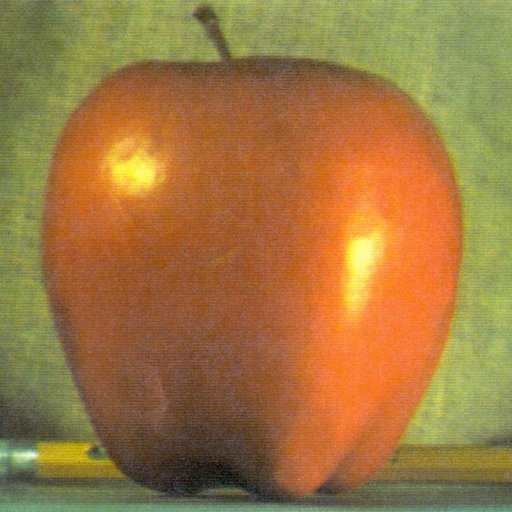
#> input picture imgs/apple.jpg, 512 x 512 px
$ python '04_灰度直方图.py'   (older library calls are emulated)
#> lines starting #> are read from the running program, lines starting #| are printed output that depends on the picture
#> further down, img is the input picture: shape (512, 512, 3); mean B, G, R 64.8, 119.7, 159.1
"""
灰度直方图：
    统计每个像素灰度出现的概率
"""

import cv2 as cv
import numpy as np
import matplotlib.pyplot as plt


def grayHist(image):
    (h, w, ch) = image.shape
#> h = 512; w = 512; ch = 3
    gray = cv.cvtColor(image, cv.COLOR_BGR2GRAY)
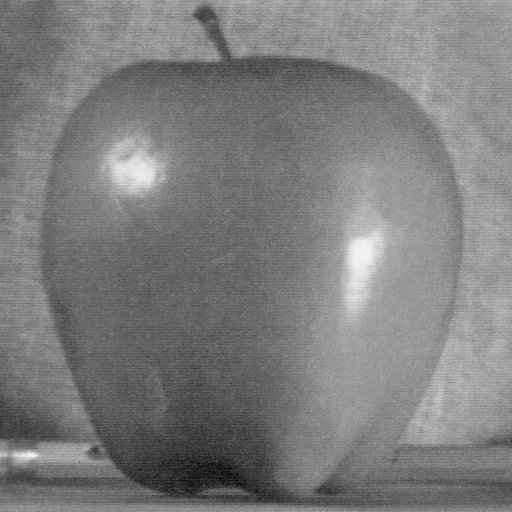
#> gray: shape (512, 512); min 7, max 248, mean 125.2
    count = np.zeros(256, np.float)

    for i in range(h):
        for j in range(w):
            pixel = gray[i, j]
            index = int(pixel)
            count[index] = count[index] + 1
#> after the loop, count = 256 values, max 3896 at index 152, min 0 at index 0, mean 1024

    # 计算概率
    allPixel = h * w
#> allPixel = 262144
    for i in range(255):
        count[i] = count[i] / allPixel
#> after the loop, count = 256 values, max 0.0149 at index 152, min 0 at index 0, mean 0.00391

    x = np.linspace(0, 255, 256)
    y = count
#> y has the same summary as count
    plt.bar(x, y, 0.9, alpha=1, color='b')
    plt.show()
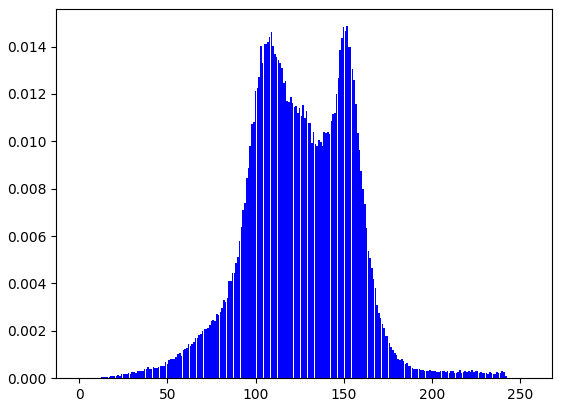
#> figure drawn by matplotlib, 1 panel; tallest bar 0.0149 high, from x = 151.6 to 152.5


img = cv.imread("../imgs/apple.jpg", 1)
# cv.imshow("img", img)

grayHist(img)

# cv.waitKey(0)
cv.destroyAllWindows()
